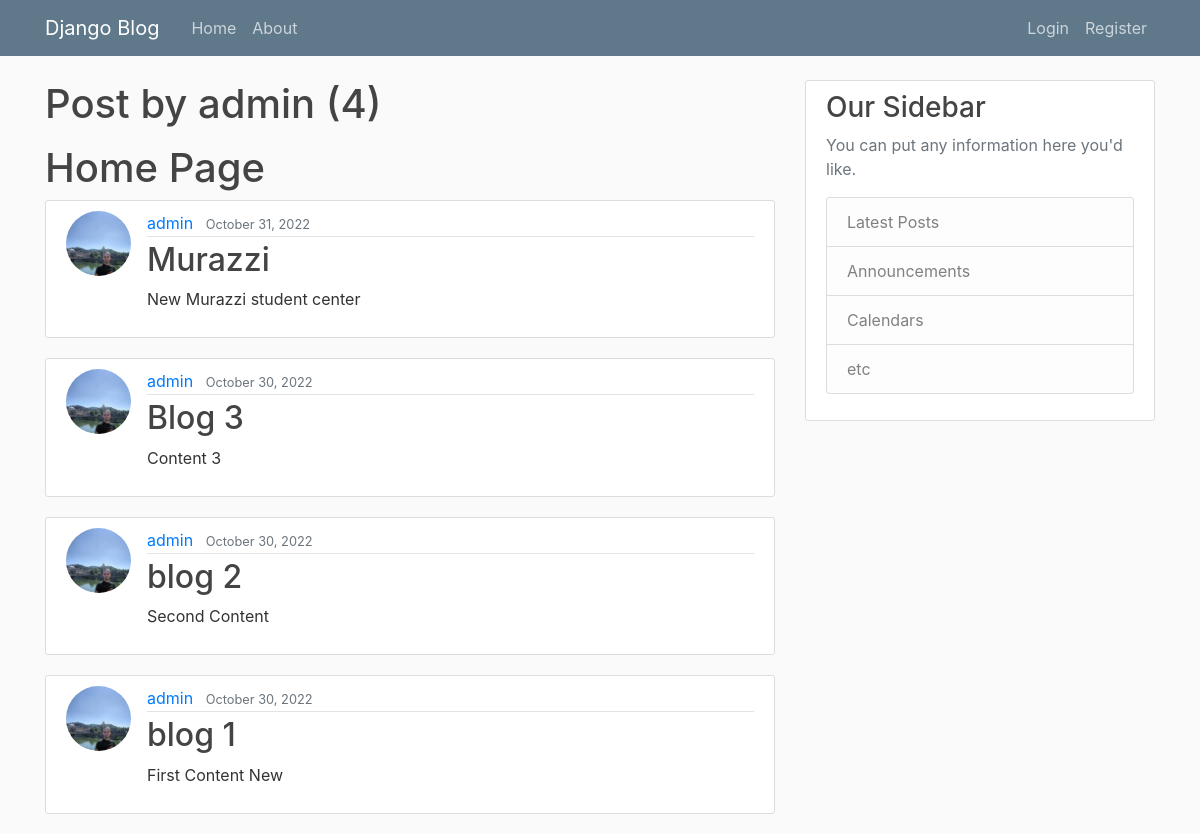
The app's page /user/admin, older data.
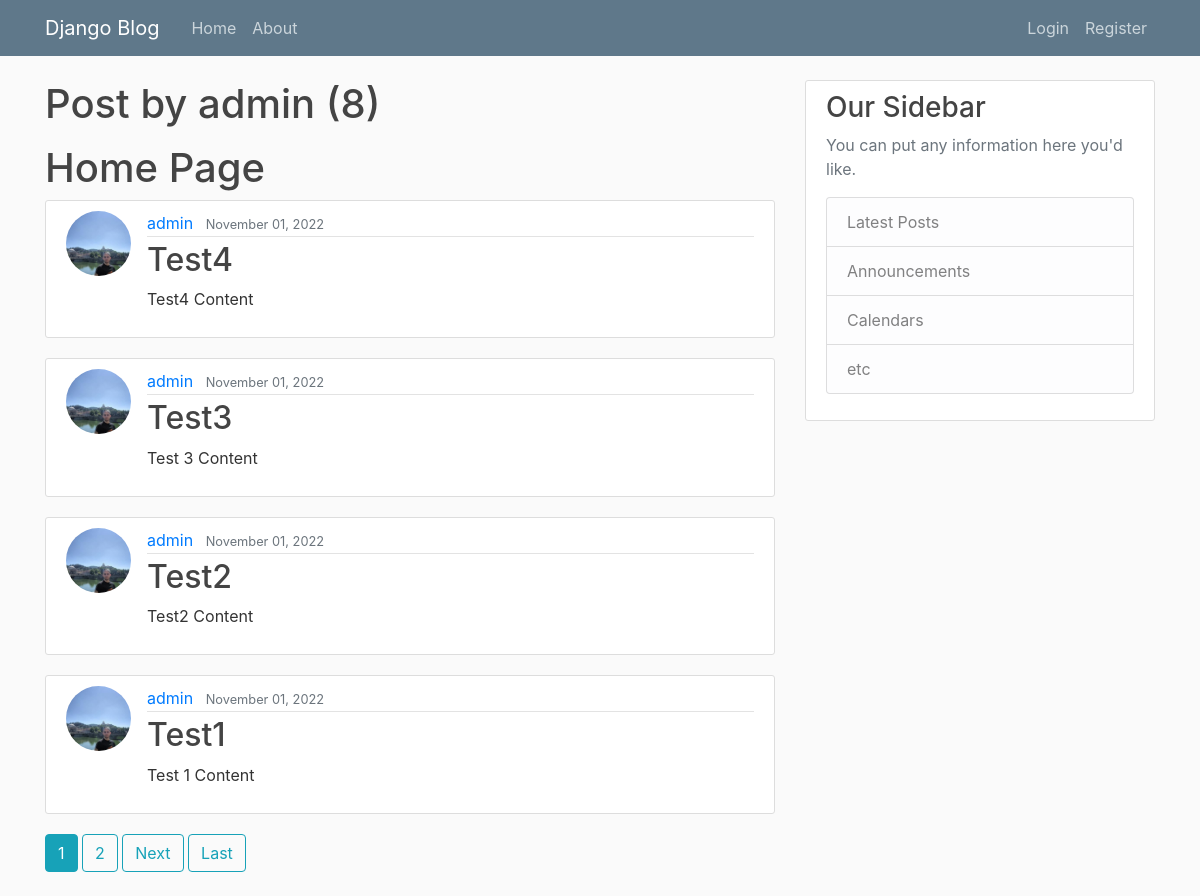
The same page, newer data.
### blog/models.py (models this page shows, shortened)
class Post(models.Model):
    title=models.CharField(max_length=100)
    content=models.TextField()  #similar to char but with multiple line of text
    date_posted=models.DateTimeField(default=timezone.now) #auto_now_add=True, timezone.now is function but we donot put ()
    author=models.ForeignKey(User, on_delete=models.CASCADE) # if user deleted post also deleted with on_delete

### users/models.py (models this page shows, shortened)
class Profile(models.Model):
    user = models.OneToOneField(User, on_delete=models.CASCADE) #Cascade means if user deleted delete also profile
    image = models.ImageField(default='default.png', upload_to='profile_pics')

### blog/views.py (the view)
# urls.py: path('user/<str:username>', UserPostListView.as_view(), name='user-posts'),
class UserPostListView(ListView):
    model = Post
    template_name = 'blog/user_posts.html' # <app>/><model>_<viewtype>.html
    context_object_name = 'posts'
    ordering = ['-date_posted']
    paginate_by = 4
    def get_queryset(self):
        user = get_object_or_404(User, username=self.kwargs.get('username')) #kwargs query paramater helt to get from url
        return Post.objects.filter(author=user).order_by('-date_posted')

### blog/templates/blog/user_posts.html (shortened to what this page needs)
{% extends "blog/base.html" %}
{% block content %}
    <h1 class="mb-3">Post by {{ view.kwargs.username }} ({{ page_obj.paginator.count }})</h1>
    <h1>Home Page</h1>
    {% for post in posts %}
        <article class="media content-section">
            <img class="rounded-circle article-img" src="{{ post.author.profile.image.url }}">
            <div class="media-body">
                <div class="article-metadata">
                    <a class="mr-2" href="{% url 'user-posts' post.author.username %}">{{ post.author }}</a>
                    <small class="text-muted">{{ post.date_posted|date:"F d, Y"}}</small>
                </div>
                <h2><a class="article-title" href="{% url 'post-detail' post.id %}">{{ post.title }}</a></h2>
                <p class="article-content">{{ post.content }}</p>
            </div>
        </article>
    {% endfor %}
    {% if is_paginated %}
        {% for num in page_obj.paginator.page_range %}
            {% if page_obj.number == num %}
                <a class="btn btn-info mb-4" href="?page={{ num }}">{{ num }}</a>
            {% elif num > page_obj.number|add:'-3' and num < page_obj.number|add:'3' %}
                <a class="btn btn-outline-info mb-4" href="?page={{ num }}">{{ num }}</a>
            {% endif %}
        {% endfor %}
        {% if page_obj.has_next %}
            <a class="btn btn-outline-info mb-4" href="?page={{ page_obj.next_page_number }}">Next</a>
            <a class="btn btn-outline-info mb-4" href="?page={{ page_obj.paginator.num_pages }}">Last</a>
        {% endif %}
    {% endif %}
{% endblock content %}

### blog/templates/blog/base.html (shortened to what this page needs)
{% load static %}
<!DOCTYPE html>
<html>
<head>
    <link rel="stylesheet" href="https://maxcdn.bootstrapcdn.com/bootstrap/4.0.0/css/bootstrap.min.css">
    <link rel="stylesheet" type="text/css" href="{% static 'blog/main.css' %}">
</head>
<body>
<header class="site-header">
    <nav class="navbar navbar-expand-md navbar-dark bg-steel fixed-top">
        <div class="container">
            <a class="navbar-brand mr-4" href="{% url 'blog-home' %}">Django Blog</a>
            <div class="collapse navbar-collapse" id="navbarToggle">
                <div class="navbar-nav mr-auto">
                    <a class="nav-item nav-link" href="{% url 'blog-home' %}">Home</a>
                    <a class="nav-item nav-link" href="{% url 'blog-about' %}">About</a>
                </div>
                <div class="navbar-nav">
                    {% if user.is_authenticated %}
                        <a class="nav-item nav-link" href="{% url 'post-create' %}">New Post</a>
                        <a class="nav-item nav-link" href="{% url 'profile' %}">Profile</a>
                        <a class="nav-item nav-link" href="{% url 'logout' %}">Logout</a>
                    {% else %}
                        <a class="nav-item nav-link" href="{% url 'login' %}">Login</a>
                        <a class="nav-item nav-link" href="{% url 'register' %}">Register</a>
                    {% endif %}
                </div>
            </div>
        </div>
    </nav>
</header>
<main role="main" class="container">
    <div class="row">
        <div class="col-md-8">
            {% block content %}{% endblock %}
        </div>
        <div class="col-md-4">
            <div class="content-section">
                <h3>Our Sidebar</h3>
                <p class='text-muted'>You can put any information here you'd like.
                <ul class="list-group">
                    <li class="list-group-item list-group-item-light">Latest Posts</li>
                    <li class="list-group-item list-group-item-light">Announcements</li>
                    <li class="list-group-item list-group-item-light">Calendars</li>
                    <li class="list-group-item list-group-item-light">etc</li>
                </ul>
                </p>
            </div>
        </div>
    </div>
</main>
</body>
</html>

### blog/static/blog/main.css (style rules this page uses)
body { background: #fafafa; color: #333333; margin-top: 5rem; }
h1, h2, h3, h4, h5, h6 { color: #444444; }
ul { margin: 0; }
.bg-steel { background-color: #5f788a; }
.site-header .navbar-nav .nav-link { color: #cbd5db; }
.content-section { background: #ffffff; padding: 10px 20px; border: 1px solid #dddddd; border-radius: 3px; margin-bottom: 20px; }
.article-title { color: #444444; }
.article-content { white-space: pre-line; }
.article-img { height: 65px; width: 65px; margin-right: 16px; }
.article-metadata { padding-bottom: 1px; margin-bottom: 4px; border-bottom: 1px solid #e3e3e3 }

Row changes from the older to the newer data that the page shows:
no longer on this page (row unchanged): Post: author.profile.image (picture), author "admin", date_posted "October 31, 2022", title "Murazzi", content "New Murazzi student center"
no longer on this page (row unchanged): Post: author.profile.image (picture), author "admin", date_posted "October 30, 2022", title "Blog 3", content "Content 3"
no longer on this page (row unchanged): Post: author.profile.image (picture), author "admin", date_posted "October 30, 2022", title "blog 2", content "Second Content"
no longer on this page (row unchanged): Post: author.profile.image (picture), author "admin", date_posted "October 30, 2022", title "blog 1", content "First Content New"
added Post: author.profile.image (picture), author "admin", date_posted "November 01, 2022", title "Test4", content "Test4 Content"
added Post: author.profile.image (picture), author "admin", date_posted "November 01, 2022", title "Test3", content "Test 3 Content"
added Post: author.profile.image (picture), author "admin", date_posted "November 01, 2022", title "Test2", content "Test2 Content"
added Post: author.profile.image (picture), author "admin", date_posted "November 01, 2022", title "Test1", content "Test 1 Content"
Text that changed along with them:
{{ page_obj.paginator.count }}: "4" → "8"
new list line: "1"
new list line: "2"
text now shown: "Next Last"
